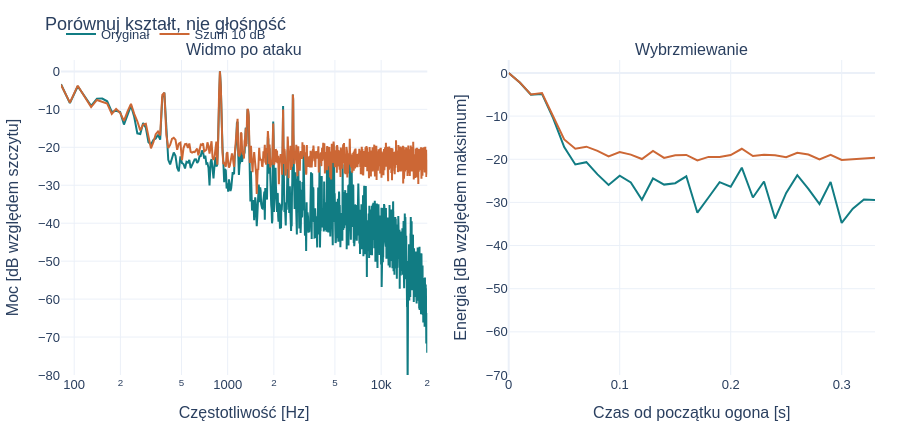

The cell this chart's notebook holds for it:
### Markdown cell above
## Posłuchaj kontrolowanej zmiany
Biały szum jest syntetyczny, nie pochodzi z fabryki. Mniejszy SNR oznacza silniejszy szum.

### Code cell
from pinglab.robustness import sensitivity_table
from pinglab.plots import compare_hits
EVENT_ID='central_1_01'
offset=float(events.set_index('event_id').loc[EVENT_ID,'offset_s'])
stats,variants=sensitivity_table(clips[EVENT_ID],r.sr,offset=offset,fmax=cfg['fmax'])
display(stats[['variant','peak_hz','centroid_hz','decay10_s','flatness','clipping_fraction']].round(3))
for key in ['original','gain -12 dB','noise 20 dB','noise 10 dB']:
 print(key);display(Audio(variants[key],rate=r.sr,normalize=False))
compare_hits([variants['original'],variants['noise 10 dB']],r.sr,['Oryginał','Szum 10 dB'],[offset]*2,cfg['fmax']).show(renderer='plotly_mimetype')

### Figure 1 — Plotly figure (JSON) as saved in the notebook; plotly's stock layout.template omitted (floating-point values rounded to 4 significant figures; data arrays with more than 128 entries replaced by an {"elided": "..."} marker saying what was removed)
{"data": [{"line": {"color": "#117c83"}, "name": "Oryginał", "type": "scatter", "x": {"elided": "1700 float values"}, "xaxis": "x", "y": {"elided": "1700 float values"}, "yaxis": "y"}, {"line": {"color": "#117c83"}, "name": "Oryginał", "showlegend": false, "type": "scatter", "x": [0.0, 0.01, 0.02, 0.03, 0.04, 0.05, 0.06, 0.07, 0.08, 0.09, 0.1, 0.11, 0.12, 0.13, 0.14, 0.15, 0.16, 0.17, 0.18, 0.19, 0.2, 0.21, 0.22, 0.23, 0.24, 0.25, 0.26, 0.27, 0.28, 0.29, 0.3, 0.31, 0.32, 0.33], "xaxis": "x2", "y": [0.0, -2.218, -5.052, -4.868, -10.47, -17.18, -21.22, -20.68, -23.5, -25.95, -23.81, -25.36, -29.39, -24.45, -25.87, -25.56, -23.95, -32.38, -28.86, -25.3, -26.37, -21.96, -28.86, -25.16, -33.74, -27.82, -23.69, -26.86, -30.37, -25.25, -34.76, -31.47, -29.31, -29.42], "yaxis": "y2"}, {"line": {"color": "#cc6735"}, "name": "Szum 10 dB", "type": "scatter", "x": {"elided": "1700 float values"}, "xaxis": "x", "y": {"elided": "1700 float values"}, "yaxis": "y"}, {"line": {"color": "#cc6735"}, "name": "Szum 10 dB", "showlegend": false, "type": "scatter", "x": [0.0, 0.01, 0.02, 0.03, 0.04, 0.05, 0.06, 0.07, 0.08, 0.09, 0.1, 0.11, 0.12, 0.13, 0.14, 0.15, 0.16, 0.17, 0.18, 0.19, 0.2, 0.21, 0.22, 0.23, 0.24, 0.25, 0.26, 0.27, 0.28, 0.29, 0.3, 0.31, 0.32, 0.33], "xaxis": "x2", "y": [0.0, -2.201, -4.967, -4.646, -10.03, -15.41, -17.56, -17.09, -18.05, -19.33, -18.34, -18.92, -19.95, -18.05, -19.69, -19.06, -19.0, -20.29, -19.46, -19.45, -19.02, -17.57, -19.26, -18.97, -19.05, -19.52, -18.5, -18.89, -20.04, -18.96, -20.18, -19.97, -19.76, -19.64], "yaxis": "y2"}], "layout": {"annotations": [{"font": {"size": 16}, "showarrow": false, "text": "Widmo po ataku", "x": 0.225, "xanchor": "center", "xref": "paper", "y": 1.0, "yanchor": "bottom", "yref": "paper"}, {"font": {"size": 16}, "showarrow": false, "text": "Wybrzmiewanie", "x": 0.775, "xanchor": "center", "xref": "paper", "y": 1.0, "yanchor": "bottom", "yref": "paper"}], "colorway": ["#117c83", "#cc6735", "#6555a4", "#667788"], "font": {"family": "Arial, sans-serif", "size": 13}, "height": 430, "legend": {"orientation": "h", "x": 0, "y": 1.13}, "margin": {"b": 50, "l": 60, "r": 25, "t": 60}, "title": {"text": "Porównuj kształt, nie głośność"}, "xaxis": {"anchor": "y", "domain": [0.0, 0.45], "title": {"text": "Częstotliwość [Hz]"}, "type": "log"}, "xaxis2": {"anchor": "y2", "domain": [0.55, 1.0], "title": {"text": "Czas od początku ogona [s]"}}, "yaxis": {"anchor": "x", "domain": [0.0, 1.0], "range": [-80, 3], "title": {"text": "Moc [dB względem szczytu]"}}, "yaxis2": {"anchor": "x2", "domain": [0.0, 1.0], "range": [-70, 3], "title": {"text": "Energia [dB względem maksimum]"}}}}
